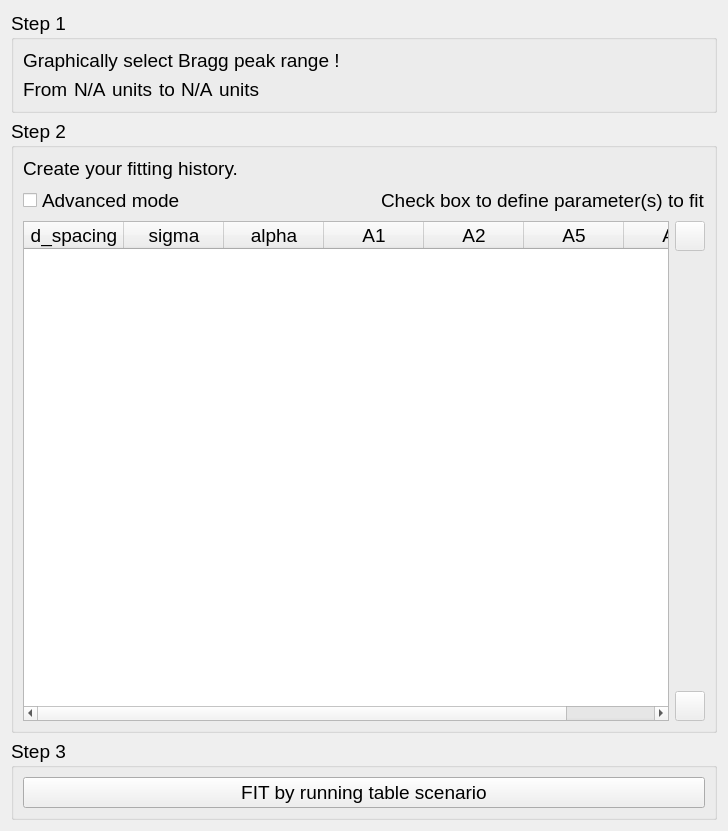
               <widget class="QWidget" name="page_2">
                <property name="geometry">
                 <rect>
                  <x>0</x>
                  <y>0</y>
                  <width>728</width>
                  <height>831</height>
                 </rect>
                </property>
                <attribute name="label">
                 <string>USER INPUT</string>
                </attribute>
                <layout class="QVBoxLayout" name="verticalLayout_26">
                 <item>
                  <widget class="QGroupBox" name="groupBox_9">
                   <property name="font">
                    <font>
                     <pointsize>14</pointsize>
                    </font>
                   </property>
                   <property name="title">
                    <string>Step 1</string>
                   </property>
                   <layout class="QVBoxLayout" name="verticalLayout_21">
                    <item>
                     <widget class="QLabel" name="label_23">
                      <property name="text">
                       <string>Graphically select Bragg peak range !</string>
                      </property>
                     </widget>
                    </item>
                    <item>
                     <layout class="QHBoxLayout" name="horizontalLayout_24">
                      <item>
                       <widget class="QLabel" name="label_25">
                        <property name="text">
                         <string>From</string>
                        </property>
                       </widget>
                      </item>
                      <item>
                       <widget class="QLabel" name="march_dollase_bragg_peak_range_from_value">
                        <property name="text">
                         <string>N/A</string>
                        </property>
                       </widget>
                      </item>
                      <item>
                       <widget class="QLabel" name="march_dollase_from_bragg_peak_range_units">
                        <property name="text">
                         <string>units</string>
                        </property>
                       </widget>
                      </item>
                      <item>
                       <widget class="QLabel" name="label_26">
                        <property name="text">
                         <string>to</string>
                        </property>
                       </widget>
                      </item>
                      <item>
                       <widget class="QLabel" name="march_dollase_bragg_peak_range_to_value">
                        <property name="text">
                         <string>N/A</string>
                        </property>
                       </widget>
                      </item>
                      <item>
                       <widget class="QLabel" name="march_dollase_to_bragg_peak_range_units">
                        <property name="text">
                         <string>units</string>
                        </property>
                       </widget>
                      </item>
                      <item>
                       <spacer name="horizontalSpacer_14">
                        <property name="orientation">
                         <enum>Qt::Horizontal</enum>
                        </property>
                        <property name="sizeHint" stdset="0">
                         <size>
                          <width>40</width>
                          <height>20</height>
                         </size>
                        </property>
                       </spacer>
                      </item>
                     </layout>
                    </item>
                   </layout>
                  </widget>
                 </item>
                 <item>
                  <widget class="QGroupBox" name="groupBox_10">
                   <property name="font">
                    <font>
                     <pointsize>14</pointsize>
                    </font>
                   </property>
                   <property name="title">
                    <string>Step 2</string>
                   </property>
                   <layout class="QVBoxLayout" name="verticalLayout_22">
                    <item>
                     <layout class="QVBoxLayout" name="verticalLayout_24">
                      <item>
                       <widget class="QLabel" name="label_7">
                        <property name="text">
                         <string>Create your fitting history.</string>
                        </property>
                       </widget>
                      </item>
                      <item>
                       <layout class="QHBoxLayout" name="horizontalLayout_20">
                        <item>
                         <widget class="QCheckBox" name="march_dollase_advanced_mode_checkBox">
                          <property name="text">
                           <string>Advanced mode</string>
                          </property>
                         </widget>
                        </item>
                        <item>
                         <spacer name="horizontalSpacer_19">
                          <property name="orientation">
                           <enum>Qt::Horizontal</enum>
                          </property>
                          <property name="sizeHint" stdset="0">
                           <size>
                            <width>40</width>
                            <height>20</height>
                           </size>
                          </property>
                         </spacer>
                        </item>
                        <item>
                         <widget class="QLabel" name="label_6">
                          <property name="text">
                           <string>Check box to define parameter(s) to fit</string>
                          </property>
                         </widget>
                        </item>
                       </layout>
                      </item>
                      <item>
                       <layout class="QHBoxLayout" name="horizontalLayout_21">
                        <item>
                         <widget class="QTableWidget" name="march_dollase_user_input_table">
                          <property name="contextMenuPolicy">
                           <enum>Qt::CustomContextMenu</enum>
                          </property>
                          <property name="acceptDrops">
                           <bool>true</bool>
                          </property>
                          <property name="dragEnabled">
                           <bool>true</bool>
                          </property>
                          <property name="dragDropOverwriteMode">
                           <bool>false</bool>
                          </property>
                          <property name="dragDropMode">
                           <enum>QAbstractItemView::NoDragDrop</enum>
                          </property>
                          <property name="defaultDropAction">
                           <enum>Qt::IgnoreAction</enum>
                          </property>
                          <property name="alternatingRowColors">
                           <bool>true</bool>
                          </property>
                          <property name="selectionMode">
                           <enum>QAbstractItemView::SingleSelection</enum>
                          </property>
                          <property name="selectionBehavior">
                           <enum>QAbstractItemView::SelectRows</enum>
                          </property>
                          <attribute name="horizontalHeaderCascadingSectionResizes">
                           <bool>false</bool>
                          </attribute>
                          <attribute name="horizontalHeaderShowSortIndicator" stdset="0">
                           <bool>false</bool>
                          </attribute>
                          <column>
                           <property name="text">
                            <string>d_spacing</string>
                           </property>
                          </column>
                          <column>
                           <property name="text">
                            <string>sigma</string>
                           </property>
                          </column>
                          <column>
                           <property name="text">
                            <string>alpha</string>
                           </property>
                          </column>
                          <column>
                           <property name="text">
                            <string>A1</string>
                           </property>
                          </column>
                          <column>
                           <property name="text">
                            <string>A2</string>
                           </property>
                          </column>
                          <column>
                           <property name="text">
                            <string>A5</string>
                           </property>
                          </column>
                          <column>
                           <property name="text">
                            <string>A6</string>
                           </property>
                          </column>
                         </widget>
                        </item>
                        <item>
                         <layout class="QVBoxLayout" name="verticalLayout_25">
                          <item>
                           <widget class="QPushButton" name="march_dollase_user_input_up">
                            <property name="enabled">
                             <bool>false</bool>
                            </property>
                            <property name="minimumSize">
                             <size>
                              <width>30</width>
                              <height>30</height>
                             </size>
                            </property>
                            <property name="maximumSize">
                             <size>
                              <width>30</width>
                              <height>30</height>
                             </size>
                            </property>
                            <property name="text">
                             <string/>
                            </property>
                           </widget>
                          </item>
                          <item>
                           <spacer name="verticalSpacer_3">
                            <property name="orientation">
                             <enum>Qt::Vertical</enum>
                            </property>
                            <property name="sizeHint" stdset="0">
                             <size>
                              <width>20</width>
                              <height>40</height>
                             </size>
                            </property>
                           </spacer>
                          </item>
                          <item>
                           <widget class="QPushButton" name="march_dollase_user_input_down">
                            <property name="enabled">
                             <bool>false</bool>
                            </property>
                            <property name="minimumSize">
                             <size>
                              <width>30</width>
                              <height>30</height>
                             </size>
                            </property>
                            <property name="maximumSize">
                             <size>
                              <width>30</width>
                              <height>30</height>
                             </size>
                            </property>
                            <property name="text">
                             <string/>
                            </property>
                           </widget>
                          </item>
                         </layout>
                        </item>
                       </layout>
                      </item>
                     </layout>
                    </item>
                   </layout>
                  </widget>
                 </item>
                 <item>
                  <widget class="QGroupBox" name="groupBox_11">
                   <property name="font">
                    <font>
                     <pointsize>14</pointsize>
                    </font>
                   </property>
                   <property name="title">
                    <string>Step 3</string>
                   </property>
                   <layout class="QVBoxLayout" name="verticalLayout_30">
                    <item>
                     <widget class="QPushButton" name="march_dollase_user_input_fit_button">
                      <property name="text">
                       <string>FIT by running table scenario</string>
                      </property>
                     </widget>
                    </item>
                   </layout>
                  </widget>
                 </item>
                </layout>
               </widget>
